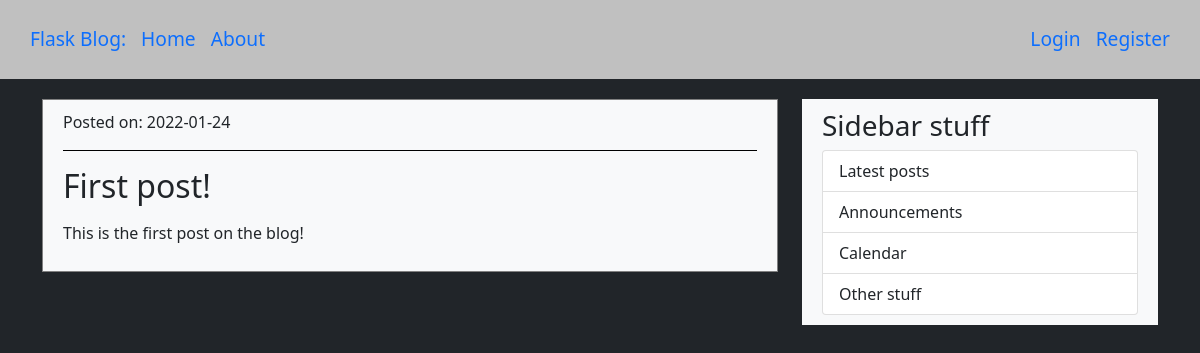
/post/1, run on the app's committed database.
### app/models.py (models this page shows, shortened)
class Post(db.Model):
    id = db.Column(db.Integer, primary_key=True)
    user_id = db.Column(db.Integer, db.ForeignKey('user.id'), nullable=False)
    title = db.Column(db.String(128), nullable=False)
    date_posted = db.Column(db.DateTime, nullable=False, default=datetime.utcnow)
    content = db.Column(db.Text, nullable=False)

### app/routes.py (the view)
@app.route("/post/<int:post_id>")
def post(post_id):
    try:
        post = models.Post.query.get_or_404(post_id)
        return render_template('post.html', title=post.title, post=post)
    except exc.SQLAlchemyError as e:
        flash(f'Error with database. SQL error: {e}', category='danger')
        return redirect(url_for('home'))

### app/templates/post.html (shortened to what this page needs)
{% extends "base.html" %}
{% block content %}
    <article class="content blogPost bg-light">
        <p class="postDate">Posted on: {{ post.date_posted.strftime('%Y-%m-%d') }}</p>
        <p class="postTitle"><h2>{{ post.title }}</h2></p>
        <p class="postBody">{{ post.content }}</p>
    </article>
{% endblock %}

### app/static/main.css (style rules this page uses)
.blogPost { border: 1px solid grey; }
.postTitle { border-bottom: 1px solid black; display: flex; flex-direction: row; justify-content: space-around; align-items: center; }
.content { padding: 10px 20px; margin-top: 20px; margin-bottom: 20px; }

### data on the page
Post: date_posted "2022-01-24", title "First post!", content "This is the first post on the blog!"
